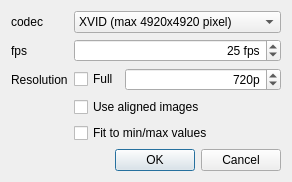
<?xml version="1.0" encoding="UTF-8"?>
<ui version="4.0">
 <class>save_video_dialog</class>
 <widget class="QDialog" name="save_video_dialog">
  <property name="geometry">
   <rect>
    <x>0</x>
    <y>0</y>
    <width>292</width>
    <height>168</height>
   </rect>
  </property>
  <property name="windowTitle">
   <string>save video</string>
  </property>
  <layout class="QVBoxLayout" name="verticalLayout">
   <item>
    <layout class="QGridLayout" name="gridLayout">
     <item row="2" column="0">
      <widget class="QLabel" name="label">
       <property name="text">
        <string>Resolution</string>
       </property>
      </widget>
     </item>
     <item row="0" column="0">
      <widget class="QLabel" name="label_2">
       <property name="text">
        <string>codec </string>
       </property>
      </widget>
     </item>
     <item row="1" column="0">
      <widget class="QLabel" name="label_3">
       <property name="text">
        <string>fps</string>
       </property>
      </widget>
     </item>
     <item row="1" column="1">
      <widget class="QSpinBox" name="fpsSpinBox">
       <property name="alignment">
        <set>Qt::AlignRight|Qt::AlignTrailing|Qt::AlignVCenter</set>
       </property>
       <property name="suffix">
        <string> fps</string>
       </property>
       <property name="minimum">
        <number>5</number>
       </property>
       <property name="maximum">
        <number>50</number>
       </property>
       <property name="value">
        <number>25</number>
       </property>
      </widget>
     </item>
     <item row="0" column="1">
      <widget class="QComboBox" name="codecComboBox">
       <item>
        <property name="text">
         <string>XVID (max 4920x4920 pixel) </string>
        </property>
       </item>
       <item>
        <property name="text">
         <string>MJPG (max 9840x9840 pixel)</string>
        </property>
       </item>
       <item>
        <property name="text">
         <string>H263 (max 2048x1024 pixel)</string>
        </property>
       </item>
      </widget>
     </item>
     <item row="3" column="1">
      <layout class="QVBoxLayout" name="verticalLayout_2">
       <item>
        <widget class="QCheckBox" name="useAligedCheckBox">
         <property name="layoutDirection">
          <enum>Qt::LeftToRight</enum>
         </property>
         <property name="text">
          <string>Use aligned images</string>
         </property>
        </widget>
       </item>
       <item>
        <widget class="QCheckBox" name="fitVideoCheckBox">
         <property name="text">
          <string>Fit to min/max values</string>
         </property>
        </widget>
       </item>
      </layout>
     </item>
     <item row="2" column="1">
      <layout class="QHBoxLayout" name="horizontalLayout">
       <item>
        <widget class="QCheckBox" name="fullFrameCheckBox">
         <property name="text">
          <string>Full</string>
         </property>
        </widget>
       </item>
       <item>
        <widget class="QSpinBox" name="resSpinBox">
         <property name="sizePolicy">
          <sizepolicy hsizetype="Expanding" vsizetype="Fixed">
           <horstretch>0</horstretch>
           <verstretch>0</verstretch>
          </sizepolicy>
         </property>
         <property name="alignment">
          <set>Qt::AlignRight|Qt::AlignTrailing|Qt::AlignVCenter</set>
         </property>
         <property name="suffix">
          <string>p</string>
         </property>
         <property name="minimum">
          <number>120</number>
         </property>
         <property name="maximum">
          <number>1024</number>
         </property>
         <property name="singleStep">
          <number>120</number>
         </property>
         <property name="value">
          <number>720</number>
         </property>
        </widget>
       </item>
      </layout>
     </item>
    </layout>
   </item>
   <item>
    <widget class="QDialogButtonBox" name="buttonBox">
     <property name="orientation">
      <enum>Qt::Horizontal</enum>
     </property>
     <property name="standardButtons">
      <set>QDialogButtonBox::Cancel|QDialogButtonBox::Ok</set>
     </property>
    </widget>
   </item>
  </layout>
 </widget>
 <resources/>
 <connections>
  <connection>
   <sender>buttonBox</sender>
   <signal>accepted()</signal>
   <receiver>save_video_dialog</receiver>
   <slot>accept()</slot>
   <hints>
    <hint type="sourcelabel">
     <x>242</x>
     <y>121</y>
    </hint>
    <hint type="destinationlabel">
     <x>157</x>
     <y>149</y>
    </hint>
   </hints>
  </connection>
  <connection>
   <sender>buttonBox</sender>
   <signal>rejected()</signal>
   <receiver>save_video_dialog</receiver>
   <slot>reject()</slot>
   <hints>
    <hint type="sourcelabel">
     <x>245</x>
     <y>121</y>
    </hint>
    <hint type="destinationlabel">
     <x>249</x>
     <y>149</y>
    </hint>
   </hints>
  </connection>
  <connection>
   <sender>fullFrameCheckBox</sender>
   <signal>toggled(bool)</signal>
   <receiver>resSpinBox</receiver>
   <slot>setDisabled(bool)</slot>
   <hints>
    <hint type="sourcelabel">
     <x>101</x>
     <y>70</y>
    </hint>
    <hint type="destinationlabel">
     <x>134</x>
     <y>71</y>
    </hint>
   </hints>
  </connection>
 </connections>
</ui>
